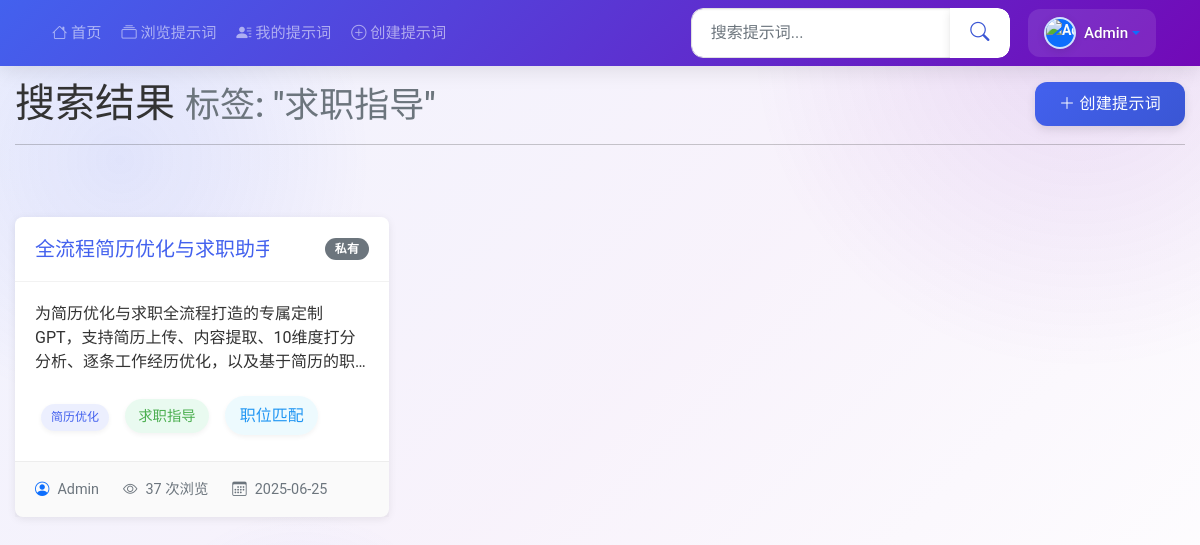
The page /search?tag=求职指导 (signed in) on the database its author committed.
### tables this page shows
CREATE TABLE users (
            id INTEGER PRIMARY KEY AUTOINCREMENT,
            username TEXT UNIQUE NOT NULL,
            email TEXT UNIQUE NOT NULL,
            password_hash TEXT NOT NULL,
            is_admin BOOLEAN DEFAULT 0,
            is_banned BOOLEAN DEFAULT 0,
            created_at TIMESTAMP DEFAULT CURRENT_TIMESTAMP
        , avatar_url TEXT);

CREATE TABLE tags (
            id INTEGER PRIMARY KEY AUTOINCREMENT,
            name TEXT UNIQUE NOT NULL,
            created_at TIMESTAMP DEFAULT CURRENT_TIMESTAMP
        );

CREATE TABLE prompts (
            id INTEGER PRIMARY KEY AUTOINCREMENT,
            title TEXT NOT NULL,
            content TEXT NOT NULL,
            description TEXT,
            version TEXT,
            cover_image TEXT,
            created_at TIMESTAMP DEFAULT CURRENT_TIMESTAMP,
            updated_at TIMESTAMP DEFAULT CURRENT_TIMESTAMP,
            user_id INTEGER NOT NULL,
            is_public BOOLEAN DEFAULT 0,
            view_count INTEGER DEFAULT 0,
            share_count INTEGER DEFAULT 0,
            _metadata TEXT,
            FOREIGN KEY (user_id) REFERENCES users (id)
        );

### simple_app.py (the view, shortened to what this page needs)
@app.route('/search')
def search():
    query = request.args.get('q', '')
    tag = request.args.get('tag', '')
    db = get_db()
    if 'user_id' in session:
        user_id = session['user_id']
        if query and tag:
            prompts = db.execute(
                'SELECT DISTINCT p.*, u.username FROM prompts p '
                'JOIN users u ON p.user_id = u.id '
                'JOIN tags_prompts tp ON p.id = tp.prompt_id '
                'JOIN tags t ON tp.tag_id = t.id '
                'WHERE (p.is_public = 1 OR p.user_id = ?) AND t.name = ? '
                'AND (p.title LIKE ? OR p.content LIKE ? OR p.description LIKE ?) '
                'ORDER BY p.created_at DESC',
                (user_id, tag, f'%{query}%', f'%{query}%', f'%{query}%')
            ).fetchall()
        elif tag:
            prompts = db.execute(
                'SELECT DISTINCT p.*, u.username FROM prompts p '
                'JOIN users u ON p.user_id = u.id '
                'JOIN tags_prompts tp ON p.id = tp.prompt_id '
                'JOIN tags t ON tp.tag_id = t.id '
                'WHERE (p.is_public = 1 OR p.user_id = ?) AND t.name = ? '
                'ORDER BY p.created_at DESC',
                (user_id, tag)
            ).fetchall()
        else:
            return redirect(url_for('index'))
        tags = db.execute(
            'SELECT DISTINCT t.* FROM tags t '
            'JOIN tags_prompts tp ON t.id = tp.tag_id '
            'JOIN prompts p ON tp.prompt_id = p.id '
            'WHERE p.is_public = 1 OR p.user_id = ? '
            'ORDER BY t.name',
            (user_id,)
        ).fetchall()
    prompts_with_tags = []
    for prompt_row in prompts:
        prompt = dict(prompt_row)  # 转换为可修改的字典
        prompt_tags = db.execute(
            'SELECT t.* FROM tags t '
            'JOIN tags_prompts tp ON t.id = tp.tag_id '
            'WHERE tp.prompt_id = ?',
            (prompt['id'],)
        ).fetchall()
        prompt['tags'] = prompt_tags
        prompts_with_tags.append(prompt)
    prompts = prompts_with_tags
    return render_template('search.html', prompts=prompts, tags=tags, query=query, selected_tag=tag)

### simple_app.py (called while the page is built, shortened)
@app.after_request
def add_cors_headers(response):
    if os.environ.get('ENABLE_CORS', 'False').lower() == 'true':
        response.headers['Access-Control-Allow-Origin'] = os.environ.get('CORS_ORIGIN', '*')
        response.headers['Access-Control-Allow-Methods'] = 'GET, POST, PUT, DELETE, OPTIONS'
        response.headers['Access-Control-Allow-Headers'] = 'Content-Type, Authorization'
    response.headers['X-Content-Type-Options'] = 'nosniff'
    response.headers['X-Frame-Options'] = 'SAMEORIGIN'
    response.headers['X-XSS-Protection'] = '1; mode=block'
    if os.environ.get('HTTPS_ENABLED', 'False').lower() == 'true':
        response.headers['Strict-Transport-Security'] = 'max-age=31536000; includeSubDomains'
    return response

def get_db():
    avatars_dir = os.path.join('static', 'img', 'avatars')
    if not os.path.exists(avatars_dir):
        os.makedirs(avatars_dir)
    db = getattr(g, '_database', None)
    if db is None:
        db = g._database = sqlite3.connect(app.config['DATABASE'])
        db.row_factory = sqlite3.Row
        cursor = db.cursor()
        result = cursor.execute("PRAGMA table_info(users)").fetchall()
        has_avatar_field = any(row[1] == 'avatar_url' for row in result)
    return db

@app.context_processor
def inject_now():
    return {'now': datetime.datetime.now()}

### templates/search.html (shortened to what this page needs)
{% extends 'base.html' %}  {% block content %}
<div class="search-container">
  <div class="row mb-4">
    <div class="col-md-12">
      <div class="d-flex justify-content-between align-items-center">
        <h1 class="mb-0">
          搜索结果 {% if query or selected_tag %}
          <small class="text-muted">
             {% if selected_tag %}标签: "{{
            selected_tag }}"{% endif %}
          </small>
          {% endif %}
        </h1>
        {% if session.user_id %}
        <a href="/create-prompt" class="btn btn-primary">
          <i class="bi bi-plus-lg"></i> 创建提示词
        </a>
        {% endif %}
      </div>
      <hr />
    </div>
  </div>
  <div class="row">
    <div class="col-md-12">
      <div class="prompt-list-container">
        {% if prompts %} {% for prompt in prompts %}
        <div
          class="prompt-list-item clickable-card"
          data-url="/prompts/{{ prompt.id }}"
        >
          <div class="prompt-header">
            <h2 class="prompt-title">{{ prompt.title }}</h2>
            <span
              class="badge {% if prompt.is_public %}bg-success{% else %}bg-secondary{% endif %}"
            >
              {% if prompt.is_public %}公开{% else %}私有{% endif %}
            </span>
          </div>
          <div class="prompt-body">
            <p>{{ prompt.description or '无描述' }}</p>
            {% if prompt.tags %}
            <div class="mt-3">
              {% for tag in prompt.tags %}
              <a
                href="/search?tag={{ tag.name }}"
                class="prompt-tag"
                onclick="event.stopPropagation()"
                >{{ tag.name }}</a
              >
              {% endfor %}
            </div>
            {% endif %}
          </div>
          <div class="prompt-footer">
            <div class="prompt-meta">
              <div class="prompt-meta-item">
                <i class="bi bi-person-circle text-primary"></i>
                <span class="fw-medium">{{ prompt.username }}</span>
              </div>
              <div class="prompt-meta-item">
                <i class="bi bi-eye"></i>
                <span>{{ prompt.view_count or 0 }} 次浏览</span>
              </div>
              <div class="prompt-meta-item">
                <i class="bi bi-calendar3"></i>
                <span
                  >{{ prompt.created_at[:10] if prompt.created_at else
                  '未知时间' }}</span
                >
              </div>
            </div>
          </div>
        </div>
        {% endfor %} {% endif %}
      </div>
    </div>
  </div>
</div>
{% endblock %}

### templates/base.html (shortened to what this page needs)
<!DOCTYPE html>
<html lang="zh-CN">
  <head>
    <link
      href="https://cdn.jsdelivr.net/npm/bootstrap@5.1.3/dist/css/bootstrap.min.css"
      rel="stylesheet"
    />
    <link
      rel="stylesheet"
      href="https://cdn.jsdelivr.net/npm/bootstrap-icons@latest/font/bootstrap-icons.css"
    />
    <link
      rel="stylesheet"
      href="{{ url_for('static', filename='css/style.css') }}?v={{ now.timestamp()|int }}"
    />
  </head>
  <body>
    <nav class="navbar navbar-expand-lg navbar-dark fixed-top">
      <div class="container">
        <div class="collapse navbar-collapse" id="navbarNav">
          <ul class="navbar-nav me-auto">
            <li class="nav-item">
              <a
                class="nav-link {% if request.path == '/' %}active{% endif %}"
                href="/"
              >
                <i class="bi bi-house"></i> 首页
              </a>
            </li>
            <li class="nav-item">
              <a
                class="nav-link {% if '/prompts/all' in request.path %}active{% endif %}"
                href="/prompts/all"
              >
                <i class="bi bi-collection"></i> 浏览提示词
              </a>
            </li>
            {% if 'user_id' in session %}
            <li class="nav-item">
              <a
                class="nav-link {% if '/my-prompts' in request.path %}active{% endif %}"
                href="/my-prompts"
              >
                <i class="bi bi-person-lines-fill"></i> 我的提示词
              </a>
            </li>
            <li class="nav-item">
              <a
                class="nav-link {% if '/create' in request.path %}active{% endif %}"
                href="{{ url_for('prompts_create') }}"
              >
                <i class="bi bi-plus-circle"></i> 创建提示词
              </a>
            </li>
            {% endif %}
          </ul>
          <form
            class="search-form d-flex mb-3 mb-lg-0 me-lg-3"
            action="/search"
            method="get"
          >
            <div class="input-group">
              <input
                type="text"
                class="form-control"
                placeholder="搜索提示词..."
                name="q"
                value="{{ request.args.get('q', '') }}"
              />
              <button class="btn" type="submit">
                <i class="bi bi-search"></i>
              </button>
            </div>
          </form>
          <div class="d-flex align-items-center mt-3 mt-lg-0">
            {% if 'user_id' in session %}
            <div class="dropdown w-100">
              <a
                class="nav-link dropdown-toggle d-flex align-items-center py-2"
                href="#"
                id="navbarDropdown"
                role="button"
                data-bs-toggle="dropdown"
                aria-expanded="false"
              >
                <div
                  class="avatar-sm bg-primary text-light rounded-circle d-flex align-items-center justify-content-center me-2"
                >
                  {% if session.avatar_url %}
                  <img
                    src="{{ session.avatar_url }}"
                    alt="{{ session.username }}"
                    class="w-100 h-100 rounded-circle object-fit-cover"
                  />
                  {% else %} {{ session.username[0]|upper }} {% endif %}
                </div>
                <span class="d-inline fw-medium text-white"
                  >{{ session.username }}</span
                >
              </a>
            </div>
            {% else %}
            <div class="d-flex w-100 justify-content-between">
              <a href="/login" class="btn btn-light btn-sm me-2">登录</a>
              <a href="/register" class="btn btn-outline-light btn-sm">注册</a>
            </div>
            {% endif %}
          </div>
        </div>
      </div>
    </nav>
    <main>
      {% block content %}{% endblock %}
    </main>
  </body>
</html>

### templates/search.html (style rules this page uses)
.search-container { max-width: 1240px; margin: 0 auto; padding: 0 15px; }
.prompt-list-container { display: grid; grid-template-columns: repeat(auto-fill, minmax(300px, 1fr)); gap: 1.5rem; margin: 2rem 0; }
.prompt-list-item { background-color: #fff; border-radius: 0.5rem; box-shadow: 0 2px 8px rgba(0, 0, 0, 0.08); transition: transform 0.3s ease, box-shadow 0.3s ease; }
.prompt-header { padding: 1.25rem; border-bottom: 1px solid rgba(0, 0, 0, 0.05); display: flex; justify-content: space-between; align-items: center; }
.prompt-title { font-size: 1.25rem; margin-bottom: 0; color: var(--primary-color); overflow: hidden; text-overflow: ellipsis; white-space: nowrap; max-width: 70%; display: -webkit-box; -webkit-line-clamp: 1; -webkit-box-orient: vertical; }
.prompt-body { padding: 1.25rem; }
.prompt-body p { display: -webkit-box; -webkit-line-clamp: 3; -webkit-box-orient: vertical; overflow: hidden; text-overflow: ellipsis; line-height: 1.5; margin-bottom: 0; }
.clickable-card { cursor: pointer; transition: all 0.3s ease; }
.prompt-footer { padding: 1rem 1.25rem; background-color: rgba(0, 0, 0, 0.02); border-top: 1px solid rgba(0, 0, 0, 0.05); display: flex; justify-content: space-between; align-items: center; }
.prompt-meta { display: flex; align-items: center; flex-wrap: wrap; gap: 1.5rem; font-size: 0.9rem; color: #6c757d; overflow: visible; max-width: 100%; }
.prompt-meta-item { display: flex; align-items: center; gap: 0.5rem; white-space: nowrap; flex-shrink: 0; }
.prompt-tag { display: inline-block; padding: 0.3rem 0.75rem; background-color: var(--light-bg); color: var(--text-color); border-radius: 30px; margin: 0.4rem; font-size: 0.85rem; text-decoration: none; transition: all 0.3s ease; box-shadow: 0 2px 5px rgba(0, 0, 0, 0.05); transform-origin: center; }
.prompt-tag:nth-child(3n + 1) { font-size: 0.75rem; padding: 0.25rem 0.6rem; }
.prompt-tag:nth-child(3n + 2) { font-size: 0.9rem; padding: 0.35rem 0.8rem; }
.prompt-tag:nth-child(3n + 3) { font-size: 1rem; padding: 0.4rem 0.9rem; font-weight: 500; }
.prompt-tag:nth-child(5n + 1) { background-color: rgba(var(--primary-rgb), 0.1); color: var(--primary-color); }
.prompt-tag:nth-child(5n + 2) { background-color: rgba(var(--success-rgb), 0.1); color: var(--success-color); }
.prompt-tag:nth-child(5n + 3) { background-color: rgba(var(--info-rgb), 0.1); color: var(--info-color); }

### rows shown on the page
users: username "Admin"
tags: name "求职指导"
prompts: title "全流程简历优化与求职…", is_public "私有", username "Admin", view_count "37", created_at "2025-06-25"
tags: name "简历优化"
tags: name "职位匹配"
